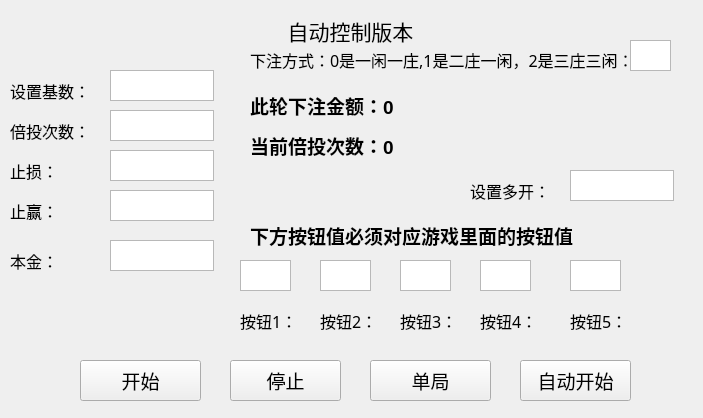
<?xml version="1.0" encoding="UTF-8"?>
<ui version="4.0">
 <class>Form</class>
 <widget class="QWidget" name="Form">
  <property name="geometry">
   <rect>
    <x>0</x>
    <y>0</y>
    <width>703</width>
    <height>418</height>
   </rect>
  </property>
  <property name="font">
   <font>
    <family>Arial</family>
    <pointsize>9</pointsize>
    <weight>75</weight>
    <italic>false</italic>
    <bold>true</bold>
   </font>
  </property>
  <property name="windowTitle">
   <string>Hi</string>
  </property>
  <widget class="QPushButton" name="InitCard">
   <property name="geometry">
    <rect>
     <x>80</x>
     <y>360</y>
     <width>121</width>
     <height>41</height>
    </rect>
   </property>
   <property name="font">
    <font>
     <family>等线</family>
     <pointsize>14</pointsize>
     <weight>50</weight>
     <italic>false</italic>
     <bold>false</bold>
    </font>
   </property>
   <property name="styleSheet">
    <string notr="true"/>
   </property>
   <property name="text">
    <string>开始</string>
   </property>
  </widget>
  <widget class="QLabel" name="title">
   <property name="geometry">
    <rect>
     <x>270</x>
     <y>10</y>
     <width>161</width>
     <height>41</height>
    </rect>
   </property>
   <property name="font">
    <font>
     <family>等线</family>
     <pointsize>16</pointsize>
     <weight>50</weight>
     <italic>false</italic>
     <bold>false</bold>
    </font>
   </property>
   <property name="text">
    <string>自动控制版本</string>
   </property>
   <property name="alignment">
    <set>Qt::AlignCenter</set>
   </property>
  </widget>
  <widget class="QPushButton" name="Stop">
   <property name="geometry">
    <rect>
     <x>230</x>
     <y>360</y>
     <width>111</width>
     <height>41</height>
    </rect>
   </property>
   <property name="font">
    <font>
     <family>等线</family>
     <pointsize>14</pointsize>
     <weight>50</weight>
     <italic>false</italic>
     <bold>false</bold>
    </font>
   </property>
   <property name="styleSheet">
    <string notr="true"/>
   </property>
   <property name="text">
    <string>停止</string>
   </property>
  </widget>
  <widget class="QPushButton" name="SwitchMode">
   <property name="geometry">
    <rect>
     <x>370</x>
     <y>360</y>
     <width>121</width>
     <height>41</height>
    </rect>
   </property>
   <property name="font">
    <font>
     <family>等线</family>
     <pointsize>14</pointsize>
     <weight>50</weight>
     <italic>false</italic>
     <bold>false</bold>
    </font>
   </property>
   <property name="styleSheet">
    <string notr="true"/>
   </property>
   <property name="text">
    <string>单局</string>
   </property>
  </widget>
  <widget class="QPushButton" name="AutoStart">
   <property name="geometry">
    <rect>
     <x>520</x>
     <y>360</y>
     <width>111</width>
     <height>41</height>
    </rect>
   </property>
   <property name="font">
    <font>
     <family>等线</family>
     <pointsize>14</pointsize>
     <weight>50</weight>
     <italic>false</italic>
     <bold>false</bold>
    </font>
   </property>
   <property name="styleSheet">
    <string notr="true"/>
   </property>
   <property name="text">
    <string>自动开始</string>
   </property>
  </widget>
  <widget class="QLabel" name="jiShu">
   <property name="geometry">
    <rect>
     <x>10</x>
     <y>70</y>
     <width>81</width>
     <height>41</height>
    </rect>
   </property>
   <property name="font">
    <font>
     <family>等线</family>
     <pointsize>12</pointsize>
     <weight>50</weight>
     <italic>false</italic>
     <bold>false</bold>
    </font>
   </property>
   <property name="text">
    <string>设置基数：</string>
   </property>
  </widget>
  <widget class="QLabel" name="beitou">
   <property name="geometry">
    <rect>
     <x>10</x>
     <y>110</y>
     <width>81</width>
     <height>41</height>
    </rect>
   </property>
   <property name="font">
    <font>
     <family>等线</family>
     <pointsize>12</pointsize>
     <weight>50</weight>
     <italic>false</italic>
     <bold>false</bold>
    </font>
   </property>
   <property name="text">
    <string>倍投次数：</string>
   </property>
  </widget>
  <widget class="QTextEdit" name="textEdit_base">
   <property name="geometry">
    <rect>
     <x>110</x>
     <y>70</y>
     <width>104</width>
     <height>31</height>
    </rect>
   </property>
  </widget>
  <widget class="QTextEdit" name="textEdit_beitou">
   <property name="geometry">
    <rect>
     <x>110</x>
     <y>110</y>
     <width>104</width>
     <height>31</height>
    </rect>
   </property>
  </widget>
  <widget class="QTextEdit" name="textEdit_zhisuan">
   <property name="geometry">
    <rect>
     <x>110</x>
     <y>150</y>
     <width>104</width>
     <height>31</height>
    </rect>
   </property>
  </widget>
  <widget class="QLabel" name="zhisuan">
   <property name="geometry">
    <rect>
     <x>10</x>
     <y>150</y>
     <width>81</width>
     <height>41</height>
    </rect>
   </property>
   <property name="font">
    <font>
     <family>等线</family>
     <pointsize>12</pointsize>
     <weight>50</weight>
     <italic>false</italic>
     <bold>false</bold>
    </font>
   </property>
   <property name="text">
    <string>止损：</string>
   </property>
  </widget>
  <widget class="QLabel" name="zhiying">
   <property name="geometry">
    <rect>
     <x>10</x>
     <y>190</y>
     <width>81</width>
     <height>41</height>
    </rect>
   </property>
   <property name="font">
    <font>
     <family>等线</family>
     <pointsize>12</pointsize>
     <weight>50</weight>
     <italic>false</italic>
     <bold>false</bold>
    </font>
   </property>
   <property name="text">
    <string>止赢：</string>
   </property>
  </widget>
  <widget class="QTextEdit" name="textEdit_zhiying">
   <property name="geometry">
    <rect>
     <x>110</x>
     <y>190</y>
     <width>104</width>
     <height>31</height>
    </rect>
   </property>
  </widget>
  <widget class="QLabel" name="benjin">
   <property name="geometry">
    <rect>
     <x>10</x>
     <y>240</y>
     <width>81</width>
     <height>41</height>
    </rect>
   </property>
   <property name="font">
    <font>
     <family>等线</family>
     <pointsize>12</pointsize>
     <weight>50</weight>
     <italic>false</italic>
     <bold>false</bold>
    </font>
   </property>
   <property name="text">
    <string>本金：</string>
   </property>
  </widget>
  <widget class="QTextEdit" name="textEdit_benjin">
   <property name="geometry">
    <rect>
     <x>110</x>
     <y>240</y>
     <width>104</width>
     <height>31</height>
    </rect>
   </property>
  </widget>
  <widget class="QLabel" name="label_tip1">
   <property name="geometry">
    <rect>
     <x>250</x>
     <y>80</y>
     <width>401</width>
     <height>51</height>
    </rect>
   </property>
   <property name="font">
    <font>
     <pointsize>14</pointsize>
    </font>
   </property>
   <property name="text">
    <string>此轮下注金额：0</string>
   </property>
  </widget>
  <widget class="QLabel" name="label_tip2">
   <property name="geometry">
    <rect>
     <x>250</x>
     <y>130</y>
     <width>401</width>
     <height>31</height>
    </rect>
   </property>
   <property name="font">
    <font>
     <pointsize>14</pointsize>
    </font>
   </property>
   <property name="text">
    <string>当前倍投次数：0</string>
   </property>
  </widget>
  <widget class="QLabel" name="label_btnV0">
   <property name="geometry">
    <rect>
     <x>240</x>
     <y>300</y>
     <width>51</width>
     <height>41</height>
    </rect>
   </property>
   <property name="font">
    <font>
     <family>等线</family>
     <pointsize>12</pointsize>
     <weight>50</weight>
     <italic>false</italic>
     <bold>false</bold>
    </font>
   </property>
   <property name="text">
    <string>按钮1：</string>
   </property>
  </widget>
  <widget class="QTextEdit" name="textEdit_btnV0">
   <property name="geometry">
    <rect>
     <x>240</x>
     <y>260</y>
     <width>51</width>
     <height>31</height>
    </rect>
   </property>
  </widget>
  <widget class="QTextEdit" name="textEdit_btnV1">
   <property name="geometry">
    <rect>
     <x>320</x>
     <y>260</y>
     <width>51</width>
     <height>31</height>
    </rect>
   </property>
  </widget>
  <widget class="QLabel" name="label_btnV1">
   <property name="geometry">
    <rect>
     <x>320</x>
     <y>300</y>
     <width>51</width>
     <height>41</height>
    </rect>
   </property>
   <property name="font">
    <font>
     <family>等线</family>
     <pointsize>12</pointsize>
     <weight>50</weight>
     <italic>false</italic>
     <bold>false</bold>
    </font>
   </property>
   <property name="text">
    <string>按钮2：</string>
   </property>
  </widget>
  <widget class="QTextEdit" name="textEdit_btnV2">
   <property name="geometry">
    <rect>
     <x>400</x>
     <y>260</y>
     <width>51</width>
     <height>31</height>
    </rect>
   </property>
  </widget>
  <widget class="QLabel" name="label_btnV1_2">
   <property name="geometry">
    <rect>
     <x>400</x>
     <y>300</y>
     <width>51</width>
     <height>41</height>
    </rect>
   </property>
   <property name="font">
    <font>
     <family>等线</family>
     <pointsize>12</pointsize>
     <weight>50</weight>
     <italic>false</italic>
     <bold>false</bold>
    </font>
   </property>
   <property name="text">
    <string>按钮3：</string>
   </property>
  </widget>
  <widget class="QTextEdit" name="textEdit_btnV3">
   <property name="geometry">
    <rect>
     <x>480</x>
     <y>260</y>
     <width>51</width>
     <height>31</height>
    </rect>
   </property>
  </widget>
  <widget class="QLabel" name="label_btnV3">
   <property name="geometry">
    <rect>
     <x>480</x>
     <y>300</y>
     <width>51</width>
     <height>41</height>
    </rect>
   </property>
   <property name="font">
    <font>
     <family>等线</family>
     <pointsize>12</pointsize>
     <weight>50</weight>
     <italic>false</italic>
     <bold>false</bold>
    </font>
   </property>
   <property name="text">
    <string>按钮4：</string>
   </property>
  </widget>
  <widget class="QTextEdit" name="textEdit_btnV4">
   <property name="geometry">
    <rect>
     <x>570</x>
     <y>260</y>
     <width>51</width>
     <height>31</height>
    </rect>
   </property>
  </widget>
  <widget class="QLabel" name="label_btnV5">
   <property name="geometry">
    <rect>
     <x>570</x>
     <y>300</y>
     <width>51</width>
     <height>41</height>
    </rect>
   </property>
   <property name="font">
    <font>
     <family>等线</family>
     <pointsize>12</pointsize>
     <weight>50</weight>
     <italic>false</italic>
     <bold>false</bold>
    </font>
   </property>
   <property name="text">
    <string>按钮5：</string>
   </property>
  </widget>
  <widget class="QLabel" name="label_tip3">
   <property name="geometry">
    <rect>
     <x>250</x>
     <y>210</y>
     <width>351</width>
     <height>51</height>
    </rect>
   </property>
   <property name="font">
    <font>
     <pointsize>14</pointsize>
    </font>
   </property>
   <property name="text">
    <string>下方按钮值必须对应游戏里面的按钮值</string>
   </property>
  </widget>
  <widget class="QLabel" name="label_duokai">
   <property name="geometry">
    <rect>
     <x>470</x>
     <y>170</y>
     <width>81</width>
     <height>41</height>
    </rect>
   </property>
   <property name="font">
    <font>
     <family>等线</family>
     <pointsize>12</pointsize>
     <weight>50</weight>
     <italic>false</italic>
     <bold>false</bold>
    </font>
   </property>
   <property name="text">
    <string>设置多开：</string>
   </property>
  </widget>
  <widget class="QTextEdit" name="textEdit_duokai">
   <property name="geometry">
    <rect>
     <x>570</x>
     <y>170</y>
     <width>104</width>
     <height>31</height>
    </rect>
   </property>
  </widget>
  <widget class="QTextEdit" name="textEdit_xiazhuStyle">
   <property name="geometry">
    <rect>
     <x>630</x>
     <y>40</y>
     <width>41</width>
     <height>31</height>
    </rect>
   </property>
   <property name="placeholderText">
    <string/>
   </property>
  </widget>
  <widget class="QLabel" name="label_xiazhu">
   <property name="geometry">
    <rect>
     <x>250</x>
     <y>40</y>
     <width>381</width>
     <height>41</height>
    </rect>
   </property>
   <property name="font">
    <font>
     <family>等线</family>
     <pointsize>12</pointsize>
     <weight>50</weight>
     <italic>false</italic>
     <bold>false</bold>
    </font>
   </property>
   <property name="text">
    <string>&lt;html&gt;&lt;head/&gt;&lt;body&gt;&lt;p&gt;下注方式：0是一闲一庄,1是二庄一闲，2是三庄三闲：&lt;/p&gt;&lt;/body&gt;&lt;/html&gt;</string>
   </property>
  </widget>
 </widget>
 <resources/>
 <connections>
  <connection>
   <sender>InitCard</sender>
   <signal>clicked()</signal>
   <receiver>Form</receiver>
   <slot>init_cards()</slot>
   <hints>
    <hint type="sourcelabel">
     <x>200</x>
     <y>360</y>
    </hint>
    <hint type="destinationlabel">
     <x>250</x>
     <y>292</y>
    </hint>
   </hints>
  </connection>
  <connection>
   <sender>Stop</sender>
   <signal>clicked()</signal>
   <receiver>Form</receiver>
   <slot>stop()</slot>
   <hints>
    <hint type="sourcelabel">
     <x>230</x>
     <y>360</y>
    </hint>
    <hint type="destinationlabel">
     <x>233</x>
     <y>220</y>
    </hint>
   </hints>
  </connection>
  <connection>
   <sender>SwitchMode</sender>
   <signal>clicked()</signal>
   <receiver>Form</receiver>
   <slot>switch_mode()</slot>
   <hints>
    <hint type="sourcelabel">
     <x>472</x>
     <y>366</y>
    </hint>
    <hint type="destinationlabel">
     <x>480</x>
     <y>277</y>
    </hint>
   </hints>
  </connection>
  <connection>
   <sender>AutoStart</sender>
   <signal>clicked()</signal>
   <receiver>Form</receiver>
   <slot>beforeStart()</slot>
   <hints>
    <hint type="sourcelabel">
     <x>613</x>
     <y>372</y>
    </hint>
    <hint type="destinationlabel">
     <x>646</x>
     <y>291</y>
    </hint>
   </hints>
  </connection>
 </connections>
 <slots>
  <slot>init_cards()</slot>
  <slot>start()</slot>
  <slot>stop()</slot>
  <slot>switch_mode()</slot>
  <slot>beforeStart()</slot>
 </slots>
</ui>
